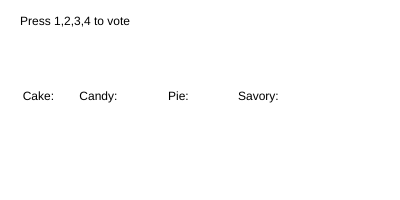
Frame 1 (no input)
Frame 60 (no input): identical to frame 1, image omitted
Frame 120 (the mouse pressed at the canvas centre since frame 60): identical to frame 1, image omitted

The p5.js sketch that drew this single still picture (run headless with seeded random() and noise() and a simulated clock; from frame 60 on, the mouse is pressed at the canvas centre):

// p5.js sketch
// ── sketch.js
var choices = {
    "Cake": 0,
    "Candy": 0,
    "Pie": 0,
    "Savory": 0
};

var cakeMessage = "Cake: ";
var candyMessage = "Candy: ";
var pieMessage = "Pie: ";
var savoryMessage = "Savory: ";


function setup() {
    createCanvas(400, 200);
    console.log(choices);
    console.log(choices["Cake"]);
    console.log(choices["Candy"]);
    console.log(choices["Pie"]);
    console.log(choices["Savory"]);

    noStroke();
    
}

function draw() {
    background(255);

    fill(255, 0, 0, 100);
    ellipse(40, (height / 2) + 50, choices["Cake"], choices["Cake"]);
    fill(0, 255, 0, 100);

    ellipse(100, (height / 2) + 50, choices["Candy"], choices["Candy"]);
    fill(0, 0, 255, 100);

    ellipse(180, (height / 2) + 50, choices["Pie"], choices["Pie"]);
    fill(100, 100, 100);
    ellipse(260, (height / 2) + 50, choices["Savory"], choices["Savory"]);

    fill(0, 0, 0);
    
    textAlign(CENTER);
    text(cakeMessage, 40, height / 2);
    text(candyMessage, 100, height / 2);
    text(pieMessage, 180, height / 2);
    text(savoryMessage, 260, height / 2);
    
    text("Press 1,2,3,4 to vote", 75, 25);


}

function keyPressed() {
    //49 == 1, 50 == 2, 51 == 3, 52 == 4
    if (keyCode == 49 || key == "1") {
        choices["Cake"]++;
    } else if (keyCode == 50 || key == "2") {
        choices["Candy"]++;
    } else if (keyCode == 51 || key == "3") {
        choices["Pie"]++;
    } else if (keyCode == 52 || key == "4") {
        choices["Savory"]++;
    }

    console.log(choices);

}
